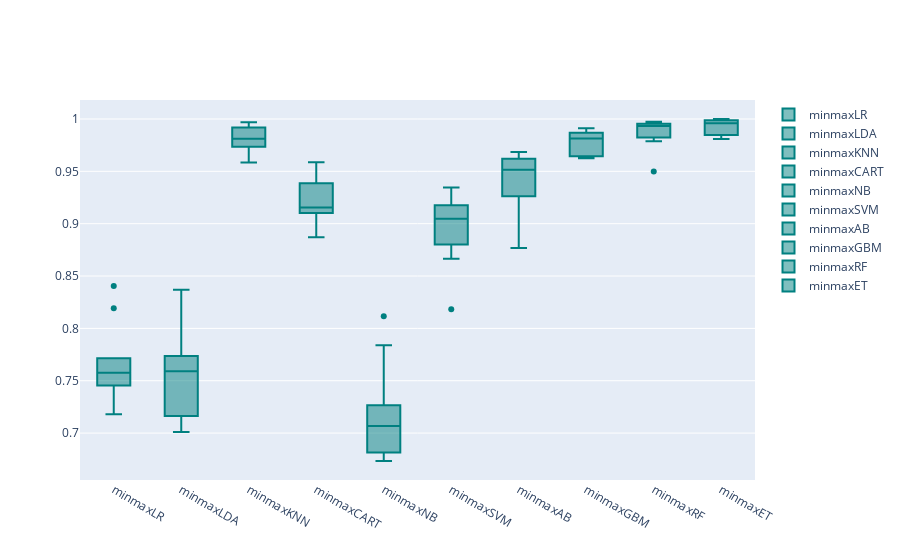

The cell this chart's notebook holds for it:
### Code cell
models = GetScaledModel('minmax')
names,results = BasedLine2(X_train, y_train,models)
PlotBoxR().PlotResult(names,results)

scaledScoreMinMax = ScoreDataFrame(names,results)
compareModels = pd.concat([basedLineScore,
                           scaledScoreStandard,
                          scaledScoreMinMax], axis=1)
compareModels

### Figure 1 — Plotly figure (JSON) as saved in the notebook; plotly's stock layout.template omitted (floating-point values rounded to 4 significant figures)
{"data": [{"marker": {"color": "rgb(0, 128, 128)"}, "name": "minmaxLR", "type": "box", "y": [0.7541, 0.7715, 0.7613, 0.7504, 0.8406, 0.7228, 0.7454, 0.7179, 0.8192, 0.7613]}, {"marker": {"color": "rgb(0, 128, 128)"}, "name": "minmaxLDA", "type": "box", "y": [0.7615, 0.7571, 0.7609, 0.7163, 0.8368, 0.7066, 0.7172, 0.701, 0.8135, 0.7735]}, {"marker": {"color": "rgb(0, 128, 128)"}, "name": "minmaxKNN", "type": "box", "y": [0.9807, 0.9951, 0.992, 0.9968, 0.9871, 0.9817, 0.9735, 0.9632, 0.9585, 0.9786]}, {"marker": {"color": "rgb(0, 128, 128)"}, "name": "minmaxCART", "type": "box", "y": [0.9167, 0.9385, 0.8986, 0.9526, 0.9102, 0.887, 0.9112, 0.9586, 0.9228, 0.9139]}, {"marker": {"color": "rgb(0, 128, 128)"}, "name": "minmaxNB", "type": "box", "y": [0.6961, 0.7266, 0.6814, 0.7088, 0.8117, 0.7167, 0.7049, 0.6766, 0.7839, 0.6733]}, {"marker": {"color": "rgb(0, 128, 128)"}, "name": "minmaxSVM", "type": "box", "y": [0.9064, 0.8666, 0.9223, 0.9177, 0.8802, 0.9345, 0.8958, 0.8183, 0.9104, 0.9028]}, {"marker": {"color": "rgb(0, 128, 128)"}, "name": "minmaxAB", "type": "box", "y": [0.9188, 0.9621, 0.9542, 0.9486, 0.8768, 0.9624, 0.958, 0.9262, 0.9685, 0.9431]}, {"marker": {"color": "rgb(0, 128, 128)"}, "name": "minmaxGBM", "type": "box", "y": [0.9845, 0.9868, 0.98, 0.9891, 0.9645, 0.9724, 0.9911, 0.9624, 0.9827, 0.9628]}, {"marker": {"color": "rgb(0, 128, 128)"}, "name": "minmaxRF", "type": "box", "y": [0.9938, 0.9968, 0.995, 0.9973, 0.9822, 0.9955, 0.9831, 0.9786, 0.9926, 0.9499]}, {"marker": {"color": "rgb(0, 128, 128)"}, "name": "minmaxET", "type": "box", "y": [0.9959, 0.9989, 0.9988, 0.9986, 0.9955, 1.0, 0.996, 0.9808, 0.9848, 0.9815]}], "layout": {}}
